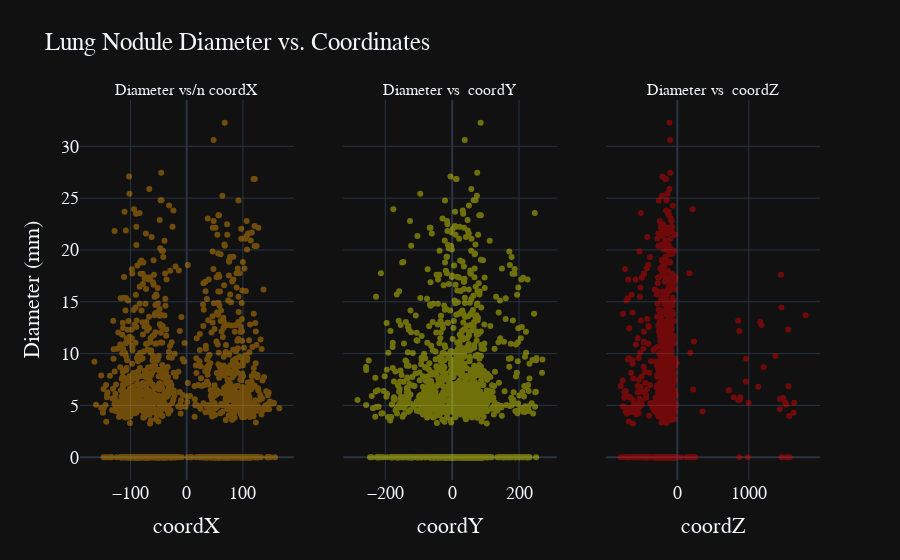

The cell this chart's notebook holds for it:
### Code cell
# create a scatter plot containing subplots of the distributions of the X/Y/Z coordinates vs diameter
fig = make_subplots(rows=1, cols=3, subplot_titles=['Diameter vs\n coordX', 'Diameter vs\n coordY', 'Diameter vs\n coordZ'], shared_yaxes=True)

# setting mode='markers' removes the lines connecting individual
# plots
fig.add_trace(
    go.Scatter(
        x=df_data.loc[df_data['class'] == 1]['coordX'],
        y=df_data.loc[df_data['class'] == 1]['diameter_mm'],
        mode='markers',
        opacity=0.4,
        # marker= dict(
        #     size=5,
        #     color=df_data.loc[df_data['class'] == 1]['diameter_mm'],
        #     colorscale='Viridis',
        #     showscale=True
        # ),
        marker_color='orange',
        showlegend=False,
    ),
    row=1,
    col=1
)

fig.add_trace(
    go.Scatter(
        x=df_data.loc[df_data['class'] == 1]['coordY'],
        y=df_data.loc[df_data['class'] == 1]['diameter_mm'],
        mode='markers',
        opacity=0.4,
        # marker= dict(
        #     size=5,
        #     color=df_data.loc[df_data['class'] == 1]['diameter_mm'],
        #     colorscale='Viridis',
        #     showscale=True
        # ),
        marker_color='yellow',
        showlegend=False
    ),
    row=1,
    col=2,
)

fig.add_trace(
    go.Scatter(
        x=df_data.loc[df_data['class'] == 1]['coordZ'],
        y=df_data.loc[df_data['class'] == 1]['diameter_mm'],
        mode='markers',
        opacity=0.4,
        # marker= dict(
        #     size=5,
        #     color=df_data.loc[df_data['class'] == 1]['diameter_mm'],
        #     colorscale='Viridis',
        #     showscale=True
        # ),
        marker_color='red',
        showlegend=False
    ),
    row=1,
    col=3
)


fig.update_layout(
    template='plotly_dark',
    title='Lung Nodule Diameter vs. Coordinates',
    font=dict(
        family='Monospace',
        size=18,
        # color='#ebdd78'
    ),
    yaxis_title='Diameter (mm)'
)

fig.update_xaxes(title_text='coordX', row=1, col=1)
fig.update_xaxes(title_text='coordY', row=1, col=2)
fig.update_xaxes(title_text='coordZ', row=1, col=3)

### Figure 1 — Plotly figure (JSON) as saved in the notebook; plotly's stock layout.template omitted (floating-point values rounded to 4 significant figures; data arrays with more than 128 entries replaced by an {"elided": "..."} marker saying what was removed)
{"data": [{"marker": {"color": "orange"}, "mode": "markers", "opacity": 0.4, "showlegend": false, "type": "scatter", "x": {"elided": "1351 float values"}, "xaxis": "x", "y": {"elided": "1351 float values"}, "yaxis": "y"}, {"marker": {"color": "yellow"}, "mode": "markers", "opacity": 0.4, "showlegend": false, "type": "scatter", "x": {"elided": "1351 float values"}, "xaxis": "x2", "y": {"elided": "1351 float values"}, "yaxis": "y2"}, {"marker": {"color": "red"}, "mode": "markers", "opacity": 0.4, "showlegend": false, "type": "scatter", "x": {"elided": "1351 float values"}, "xaxis": "x3", "y": {"elided": "1351 float values"}, "yaxis": "y3"}], "layout": {"annotations": [{"font": {"size": 16}, "showarrow": false, "text": "Diameter vs/n coordX", "x": 0.1444, "xanchor": "center", "xref": "paper", "y": 1, "yanchor": "bottom", "yref": "paper"}, {"font": {"size": 16}, "showarrow": false, "text": "Diameter vs\n coordY", "x": 0.5, "xanchor": "center", "xref": "paper", "y": 1, "yanchor": "bottom", "yref": "paper"}, {"font": {"size": 16}, "showarrow": false, "text": "Diameter vs\n coordZ", "x": 0.8556, "xanchor": "center", "xref": "paper", "y": 1, "yanchor": "bottom", "yref": "paper"}], "font": {"family": "Monospace", "size": 18}, "title": {"text": "Lung Nodule Diameter vs. Coordinates"}, "xaxis": {"anchor": "y", "domain": [0, 0.2889], "title": {"text": "coordX"}}, "xaxis2": {"anchor": "y2", "domain": [0.3556, 0.6444], "title": {"text": "coordY"}}, "xaxis3": {"anchor": "y3", "domain": [0.7111, 1], "title": {"text": "coordZ"}}, "yaxis": {"anchor": "x", "domain": [0, 1], "title": {"text": "Diameter (mm)"}}, "yaxis2": {"anchor": "x2", "domain": [0, 1], "matches": "y", "showticklabels": false}, "yaxis3": {"anchor": "x3", "domain": [0, 1], "matches": "y", "showticklabels": false}}}
